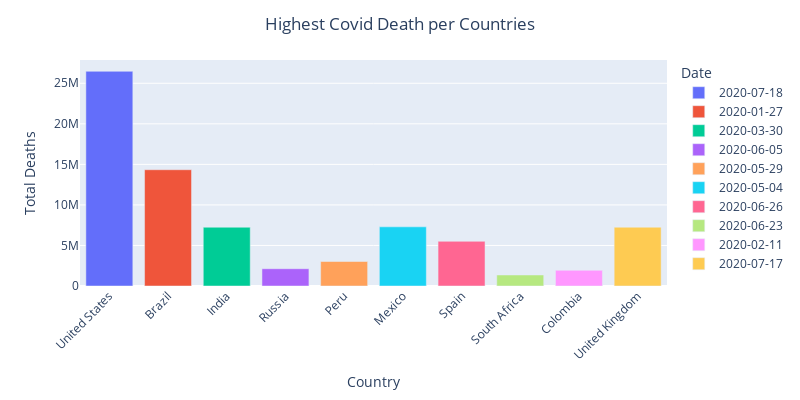

The cell this chart's notebook holds for it:
### Markdown cell above
* **Highest Covid-19 Death among countries**

Here as well, `USA` is leading with the highest death rate, following by `Brazil` and `India`.
However, `India` present a low death rate given the number of Cases, same applies to `Russia`.
Also, a country like `Mexico` with a low rate of Cases present on the other hand a high Death rate,
same applies to `United kingdom`, `Peru`, and `Spain`.

### Code cell
figure = px.bar(sorted_data, x = 'Country', y = 'Total Deaths', hover_data=['Total Cases', 'Population'], color = 'Date')
figure.update_layout(title = 'Highest Covid Death per Countries', title_x = 0.5, xaxis_tickangle = -45, height = 400, width = 800)
figure.show()

### Figure 1 — Plotly figure (JSON) as saved in the notebook; plotly's stock layout.template omitted (floating-point values rounded to 4 significant figures)
{"data": [{"alignmentgroup": "True", "customdata": [[746014098, 19.62]], "hovertemplate": "Date=2020-07-18<br>Country=%{x}<br>Total Deaths=%{y}<br>Total Cases=%{customdata[0]}<br>Population=%{customdata[1]}<extra></extra>", "legendgroup": "2020-07-18", "marker": {"color": "#636efa", "pattern": {"shape": ""}}, "name": "2020-07-18", "offsetgroup": "2020-07-18", "orientation": "v", "showlegend": true, "textposition": "auto", "type": "bar", "x": ["United States"], "xaxis": "x", "y": [26477574], "yaxis": "y"}, {"alignmentgroup": "True", "customdata": [[425704517, 19.17]], "hovertemplate": "Date=2020-01-27<br>Country=%{x}<br>Total Deaths=%{y}<br>Total Cases=%{customdata[0]}<br>Population=%{customdata[1]}<extra></extra>", "legendgroup": "2020-01-27", "marker": {"color": "#EF553B", "pattern": {"shape": ""}}, "name": "2020-01-27", "offsetgroup": "2020-01-27", "orientation": "v", "showlegend": true, "textposition": "auto", "type": "bar", "x": ["Brazil"], "xaxis": "x", "y": [14340567], "yaxis": "y"}, {"alignmentgroup": "True", "customdata": [[407771615, 21.05]], "hovertemplate": "Date=2020-03-30<br>Country=%{x}<br>Total Deaths=%{y}<br>Total Cases=%{customdata[0]}<br>Population=%{customdata[1]}<extra></extra>", "legendgroup": "2020-03-30", "marker": {"color": "#00cc96", "pattern": {"shape": ""}}, "name": "2020-03-30", "offsetgroup": "2020-03-30", "orientation": "v", "showlegend": true, "textposition": "auto", "type": "bar", "x": ["India"], "xaxis": "x", "y": [7247327], "yaxis": "y"}, {"alignmentgroup": "True", "customdata": [[132888951, 18.8]], "hovertemplate": "Date=2020-06-05<br>Country=%{x}<br>Total Deaths=%{y}<br>Total Cases=%{customdata[0]}<br>Population=%{customdata[1]}<extra></extra>", "legendgroup": "2020-06-05", "marker": {"color": "#ab63fa", "pattern": {"shape": ""}}, "name": "2020-06-05", "offsetgroup": "2020-06-05", "orientation": "v", "showlegend": true, "textposition": "auto", "type": "bar", "x": ["Russia"], "xaxis": "x", "y": [2131571], "yaxis": "y"}, {"alignmentgroup": "True", "customdata": [[74882695, 17.31]], "hovertemplate": "Date=2020-05-29<br>Country=%{x}<br>Total Deaths=%{y}<br>Total Cases=%{customdata[0]}<br>Population=%{customdata[1]}<extra></extra>", "legendgroup": "2020-05-29", "marker": {"color": "#FFA15A", "pattern": {"shape": ""}}, "name": "2020-05-29", "offsetgroup": "2020-05-29", "orientation": "v", "showlegend": true, "textposition": "auto", "type": "bar", "x": ["Peru"], "xaxis": "x", "y": [3020038], "yaxis": "y"}, {"alignmentgroup": "True", "customdata": [[74347548, 18.67]], "hovertemplate": "Date=2020-05-04<br>Country=%{x}<br>Total Deaths=%{y}<br>Total Cases=%{customdata[0]}<br>Population=%{customdata[1]}<extra></extra>", "legendgroup": "2020-05-04", "marker": {"color": "#19d3f3", "pattern": {"shape": ""}}, "name": "2020-05-04", "offsetgroup": "2020-05-04", "orientation": "v", "showlegend": true, "textposition": "auto", "type": "bar", "x": ["Mexico"], "xaxis": "x", "y": [7295850], "yaxis": "y"}, {"alignmentgroup": "True", "customdata": [[73717676, 17.66]], "hovertemplate": "Date=2020-06-26<br>Country=%{x}<br>Total Deaths=%{y}<br>Total Cases=%{customdata[0]}<br>Population=%{customdata[1]}<extra></extra>", "legendgroup": "2020-06-26", "marker": {"color": "#FF6692", "pattern": {"shape": ""}}, "name": "2020-06-26", "offsetgroup": "2020-06-26", "orientation": "v", "showlegend": true, "textposition": "auto", "type": "bar", "x": ["Spain"], "xaxis": "x", "y": [5510624], "yaxis": "y"}, {"alignmentgroup": "True", "customdata": [[63027659, 17.9]], "hovertemplate": "Date=2020-06-23<br>Country=%{x}<br>Total Deaths=%{y}<br>Total Cases=%{customdata[0]}<br>Population=%{customdata[1]}<extra></extra>", "legendgroup": "2020-06-23", "marker": {"color": "#B6E880", "pattern": {"shape": ""}}, "name": "2020-06-23", "offsetgroup": "2020-06-23", "orientation": "v", "showlegend": true, "textposition": "auto", "type": "bar", "x": ["South Africa"], "xaxis": "x", "y": [1357682], "yaxis": "y"}, {"alignmentgroup": "True", "customdata": [[60543682, 17.75]], "hovertemplate": "Date=2020-02-11<br>Country=%{x}<br>Total Deaths=%{y}<br>Total Cases=%{customdata[0]}<br>Population=%{customdata[1]}<extra></extra>", "legendgroup": "2020-02-11", "marker": {"color": "#FF97FF", "pattern": {"shape": ""}}, "name": "2020-02-11", "offsetgroup": "2020-02-11", "orientation": "v", "showlegend": true, "textposition": "auto", "type": "bar", "x": ["Colombia"], "xaxis": "x", "y": [1936134], "yaxis": "y"}, {"alignmentgroup": "True", "customdata": [[59475032, 18.03]], "hovertemplate": "Date=2020-07-17<br>Country=%{x}<br>Total Deaths=%{y}<br>Total Cases=%{customdata[0]}<br>Population=%{customdata[1]}<extra></extra>", "legendgroup": "2020-07-17", "marker": {"color": "#FECB52", "pattern": {"shape": ""}}, "name": "2020-07-17", "offsetgroup": "2020-07-17", "orientation": "v", "showlegend": true, "textposition": "auto", "type": "bar", "x": ["United Kingdom"], "xaxis": "x", "y": [7249573], "yaxis": "y"}], "layout": {"barmode": "relative", "height": 400, "legend": {"title": {"text": "Date"}, "tracegroupgap": 0}, "margin": {"t": 60}, "title": {"text": "Highest Covid Death per Countries", "x": 0.5}, "width": 800, "xaxis": {"anchor": "y", "domain": [0, 1], "tickangle": -45, "title": {"text": "Country"}}, "yaxis": {"anchor": "x", "domain": [0, 1], "title": {"text": "Total Deaths"}}}}
